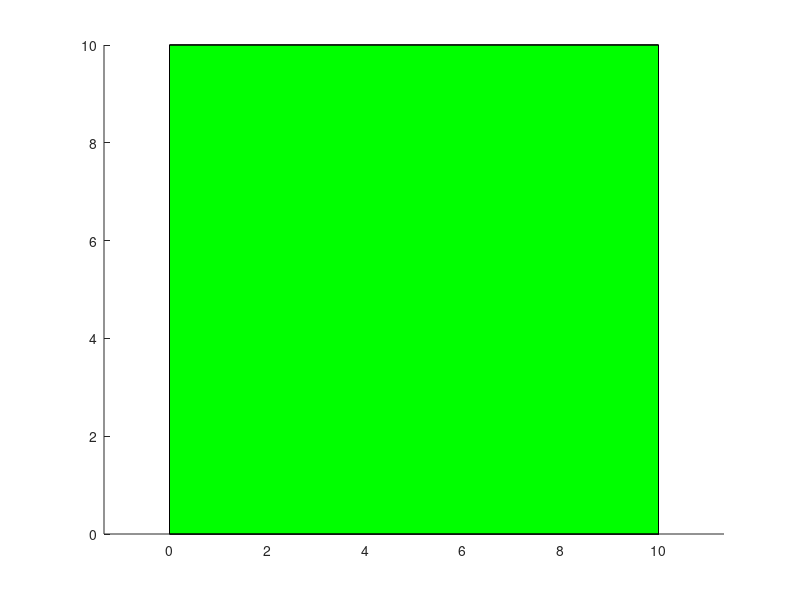

The MATLAB script that drew this image: (Note: this script raises an error after producing the figure.)
v = 10.*[0 0 0; 1 0 0; 1 1 0; 0 1 0; 0 0 1 ;1 0 1; 1 1 1; 0 1 1];
f = [1 2 3 4; 5 6 7 8; 1 2 6 5; 2 3 7 6; 3 4 8 7; 4 1 5 8];
p1=[5,5,10]; p2=[5,5,20];p3=[5,15,50];p4=[5,20,60];p5=[5,45,40];p6=[5,45,30];

hold on;
patch('Vertices', v, 'Faces', f, 'FaceColor', 'green');axis equal;
plotLP(p1,p2);plotLP(p2,p3);plotLP(p3,p4);plotLP(p4,p5);plotLP(p5,p6);
view(3)

